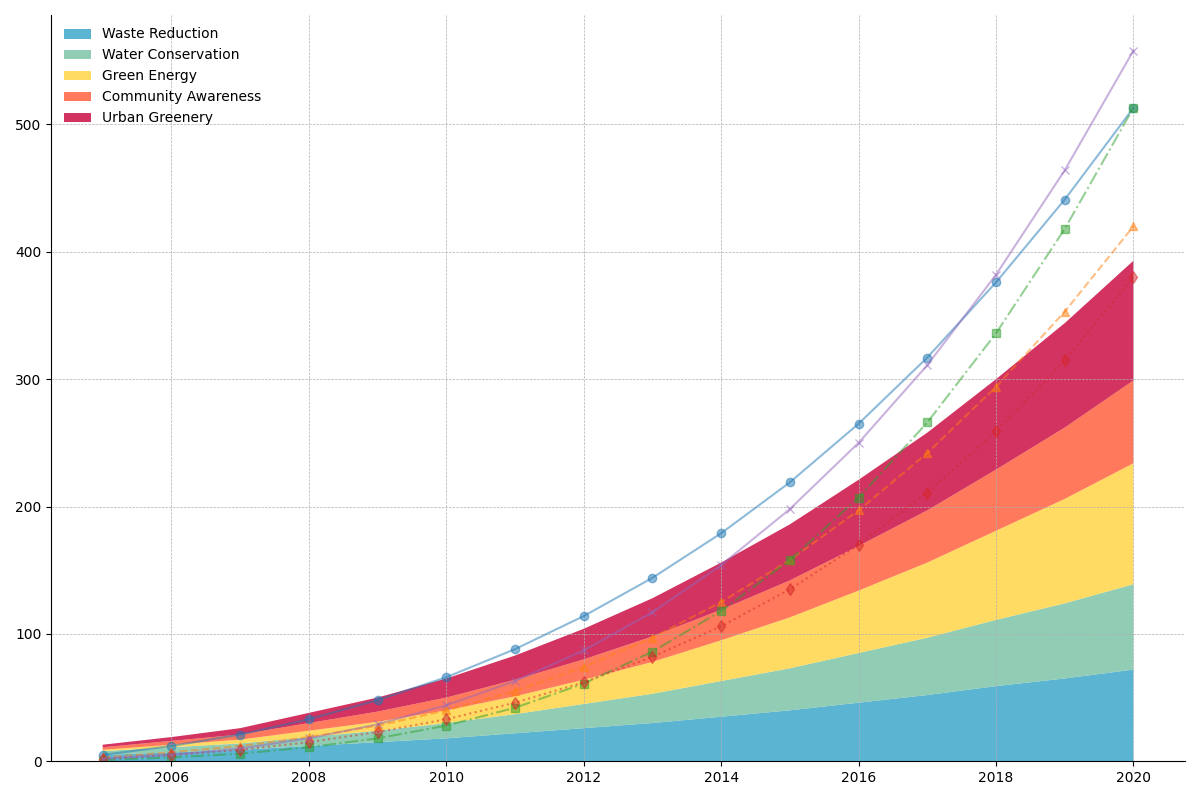

Python code for this plot:
import matplotlib.pyplot as plt
import numpy as np

years = np.arange(2005, 2021)
waste_reduction = [5, 7, 9, 12, 15, 18, 22, 26, 30, 35, 40, 46, 52, 59, 65, 72]
water_conservation = [3, 4, 5, 7, 9, 12, 15, 19, 23, 28, 33, 39, 45, 52, 59, 67]
green_energy = [1, 2, 3, 5, 7, 10, 14, 19, 25, 32, 40, 49, 59, 70, 82, 95]
community_awareness = [2, 3, 4, 6, 8, 10, 13, 16, 20, 24, 29, 35, 41, 48, 56, 65]
urban_greenery = [2, 3, 5, 8, 11, 15, 19, 24, 30, 37, 44, 52, 61, 71, 82, 94]

sustainability_efforts = np.vstack([waste_reduction, water_conservation, green_energy, community_awareness, urban_greenery])

fig, ax = plt.subplots(figsize=(12, 8))

ax.stackplot(years, sustainability_efforts, colors=['#33A1C9', '#76C1A1', '#FFD33C', '#FF5733', '#C70039'], alpha=0.8)

# Adding random markers and line style to the stackplot elements
markers_list = ['o', '^', 's', 'd', 'x']
line_styles = ['-', '--', '-.', ':', '-']
for data, marker, line in zip(sustainability_efforts, markers_list, line_styles):
    ax.plot(years, np.cumsum(data), marker=marker, linestyle=line, alpha=0.5)

# Adding grid lines
ax.grid(True, which='both', linestyle='--', linewidth=0.5)

# Modifying edges of the plot
ax.spines['top'].set_visible(False)
ax.spines['right'].set_visible(False)

# Adding legend with modified positioning
ax.legend(['Waste Reduction', 'Water Conservation', 'Green Energy',
           'Community Awareness', 'Urban Greenery'], loc='upper left', frameon=False)

plt.tight_layout()
plt.show()
